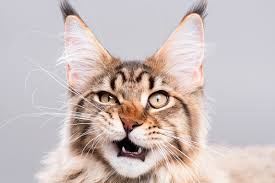
#> input picture week2/image2.jpg, 275 x 183 px
$ python week2.py
#> lines starting #> are read from the running program, lines starting #| are printed output that depends on the picture
# coding: utf-8

# In[1]:


import os
cwd = os.getcwd()
cwd


# In[2]:


import matplotlib.pyplot as plt
import matplotlib.image as mpimg
import numpy as np
img=mpimg.imread('image2.jpg')
#> img is the input picture: shape (183, 275, 3); mean R, G, B 203.2, 190.6, 188.8
get_ipython().run_line_magic('matplotlib', 'inline')

plt.subplot(20,20,4)


# In[3]:


plt.subplot(1,2,2),plt.imshow(255-img)         #  inverse burada ; 255-I


# In[4]:


def my_histogram(image):

    my_H_R={}
    for i in range(image.shape[0]):
        for j in range(image.shape[1]):
            if(image[i,j,0] in my_H_R.keys()):
                my_H_R[image[i,j,0]]+=1
            else:
                my_H_R[image[i,j,0]]=1

    my_H_G={}
    for i in range(image.shape[0]):
        for j in range(image.shape[1]):
            if(image[i,j,1] in my_H_G.keys()):
                my_H_G[image[i,j,1]]+=1
            else:
                my_H_G[image[i,j,1]]=1
    my_H_B={}
    for i in range(image.shape[0]):
        for j in range(image.shape[1]):
            if(image[i,j,2] in my_H_B.keys()):
                my_H_B[image[i,j,2]]+=1
            else:
                my_H_B[image[i,j,2]]=1
    return (my_H_R,my_H_G,my_H_B)


# In[5]:


my_histogram=my_histogram(img)


# In[6]:


x=[]
y=[]
for i in my_histogram[0].keys():
    x.append(i)
    y.append(my_histogram[0][i])
#> this loop made 256 passes
#> i on passes 1 to 3: 205, 206, 208
#> after the loop, x = 256 values, max 255 at index 158, min 0 at index 252, mean 127.5; y = 256 values, max 3574 at index 19, min 3 at index 253, mean 196.6
plt.subplot(1,3,1),plt.plot(x,y)

x=[]
y=[]
for i in my_histogram[1].keys():
    x.append(i)
    y.append(my_histogram[1][i])
#> this loop made 255 passes
#> i on passes 1 to 3: 204, 205, 202
#> after the loop, x = 255 values, max 255 at index 200, min 0 at index 229, mean 127; y = 255 values, max 3733 at index 22, min 1 at index 199, mean 197.4
plt.subplot(1,3,2),plt.plot(x,y)
x=[]
y=[]

for i in my_histogram[2].keys():
    x.append(i)
    y.append(my_histogram[2][i])
#> this loop made 256 passes
#> i on passes 1 to 3: 212, 213, 214
#> after the loop, x = 256 values, max 255 at index 207, min 0 at index 228, mean 127.5; y = 256 values, max 3895 at index 20, min 1 at index 210, mean 196.6
plt.subplot(1,3,3),plt.plot(x,y)


# In[7]:


mean=sum(img)/len(img)
#> mean = 275 rows, first 8: [1.21, 0.208, 0.863], [1.23, 0.23, 0.885], [0.0109, 0.41, 1.07], [0.0437, 0.443, 1.1], [0.148, 0.546, 1.2], [0.284, 0.683, 1.34], [0.328, 0.727, 1.38], [0.35, 0.749, 0.00546]
mean


# In[8]:


def my_mean(image,c=0):
#> called with c = 2
    s_R=0
    m=image.shape[0]
#> m = 183
    n=image.shape[1]
#> n = 275
    for i in range(image.shape[0]):
            for j in range(image.shape[1]):
                s_R=s_R+image[i,j,c]
#> after the loop, s_R = 9503338
    return s_R/(m*n)


# In[9]:


my_mean(img,2)
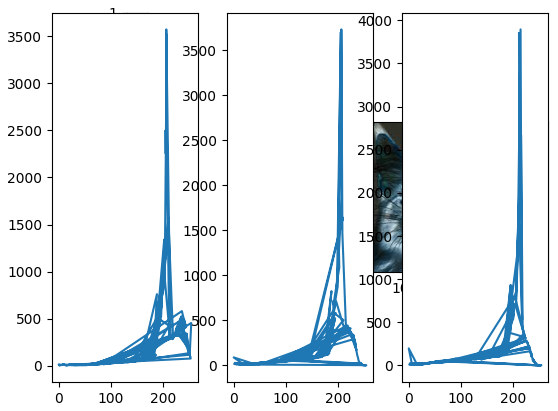
#> figure drawn by matplotlib, 4 panels
